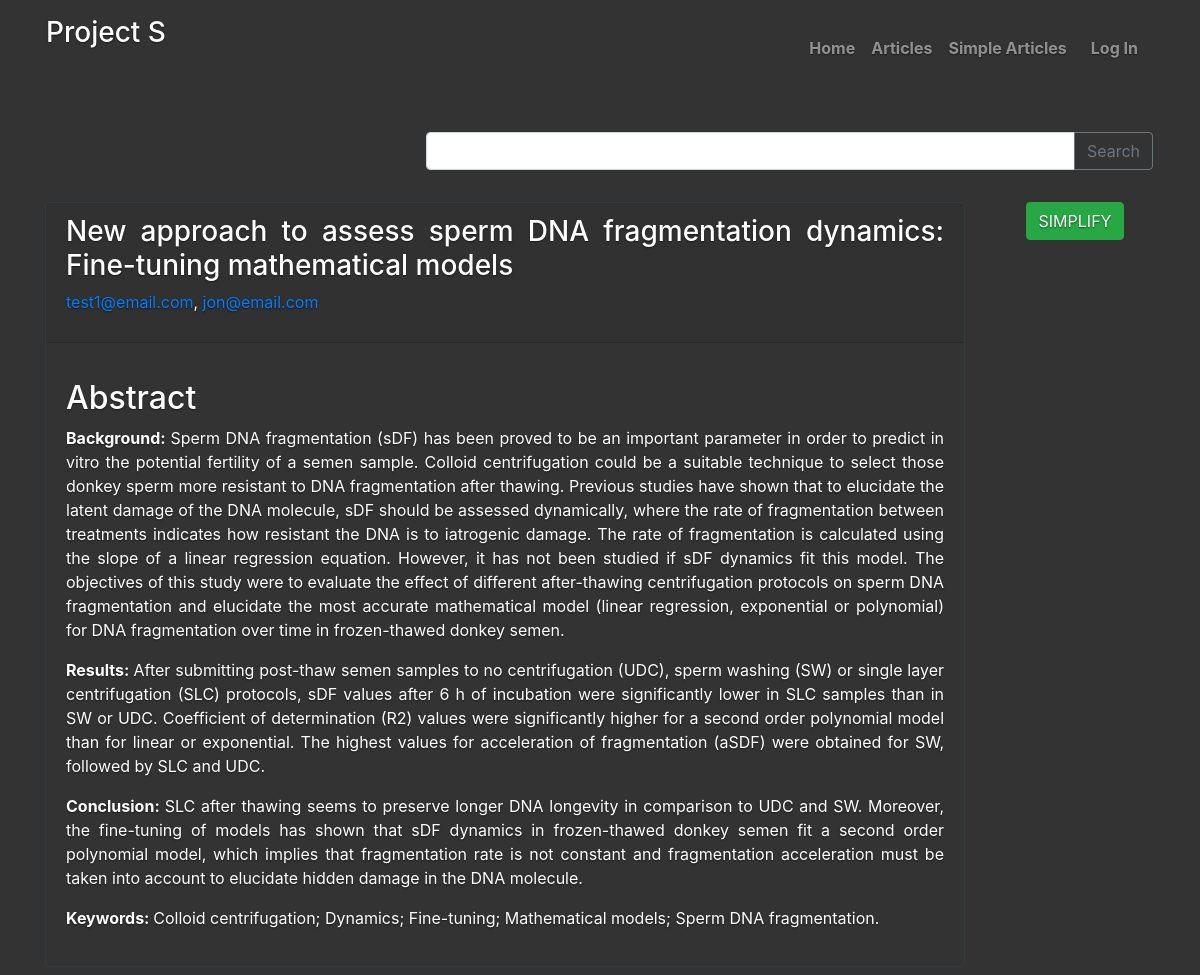
The page /articles/2 on the database its author committed.
### Articles/models.py (models this page shows, shortened)
class Article (models.Model):
    name = models.CharField(max_length = 255)
    link = models.URLField()
    PI = models.ForeignKey(settings.AUTH_USER_MODEL, on_delete= models.CASCADE, related_name='article_PI')
    first_author = models.ForeignKey(settings.AUTH_USER_MODEL, on_delete= models.CASCADE, related_name='article_FA')
    article_text = RichTextField(blank = True, null=True)
    reviewers = models.ManyToManyField(settings.AUTH_USER_MODEL, related_name='can_review')
    approvers = models.ManyToManyField(settings.AUTH_USER_MODEL, related_name='can_approve')

### Accounts/models.py (models this page shows, shortened)
class User(AbstractUser):
    class UserType(models.TextChoices):
        PI = 'PI', ('Principal Investigator')
        Grads = 'Grads', ('Graduate Student')
        Undergrad = 'Undergrad', ('Undergrad')
    username = models.CharField(max_length=50)
    email = models.EmailField(unique=True)
    type = models.CharField(max_length = 150, choices = UserType.choices, default = UserType.Undergrad)
    USERNAME_FIELD = 'email'
    REQUIRED_FIELDS = ['username', 'type']
    objects = CustomUserManager()

### Articles/views.py (the view)
# urls.py: path('<int:pk>', views.ArticleDetailView.as_view(), name='Article_detail'),
class ArticleDetailView(DetailView):
    model = Article
    template_name = 'article_detail.html'
    context_object_name = 'article'
    def get_context_data(self, **kwargs):
        context = super().get_context_data(**kwargs)
        context['id'] = self.kwargs.get('pk')
        return context

### templates/article_detail.html (shortened to what this page needs)
{% extends 'base.html' %}
{% block content %}
<div class="container p-3">
    <div class="row">
        <div class="col-4"></div>
            <div class="col-8">
                <div class="row justify-content-center">
                        <div class="input-group p-3" >
                                <input class="form-control" type="text">
                                <div class="input-group-append">
                                    <button class="btn btn-outline-secondary"> Search </button>
                                </div>
                        </div>
                    </div>
                </div>
            </div>
    </div>
<div class="container">
    <div class="row">
        <div class="col-10">
            <div class="card bg-transparent mb-2 border-dark">
                <div class="card-header text-justify">
                    <h3> {{article.name}}</h3>
                    <p class="text-light">
                        <a class="text-primary" href="#">{{article.first_author}}</a>,
                        <a class="text-primary" href="#">{{article.PI}}</a>
                    </p>
                </div>
                <div class="card-body">
                    <div class="card-text text-justify">
                        <p>
                            {{article.article_text|safe}}
                        </p>
                    </div>
                </div>
            </div>
        </div>
        <div class="col-2">
            <a href="{% url 'Selected_simple_articles' id %}" class="btn btn-success"> SIMPLIFY </a>
        </div>
    </div>
</div>
{% endblock content %}

### static/CSS/cover.css (style rules this page uses)
a, a:focus, a:hover { color: #fff; }
html, body { height: 100%; background-color: #333; }
body { justify-content: center; color: #fff; text-shadow: 0 .05rem .1rem rgba(0, 0, 0, .5); }

### rows shown on the page
Article: name "New approach to assess sperm DNA fragmentation dynamics: Fine-tuning mathematical models", first_author "test1@email.com", PI "jon@email.com", article_text "Abstract Background: Sperm DNA fragmentation (sDF) has been proved to be an important parameter in order to predict in vitro the potential fertility of a semen sample. Colloid centrifugation could be a suitable technique to select those donkey sperm more resistant to DNA fragmentation after thawing. Previous studies have shown that to elucidate the latent damage of the DNA molecule, sDF should be assessed dynamically, where the rate of fragmentation between treatments indicates how resistant the DNA is to iatrogenic damage. The rate of fragmentation is calculated using the slope of a linear regression equation. However, it has not been studied if sDF dynamics fit this model. The objectives…"
